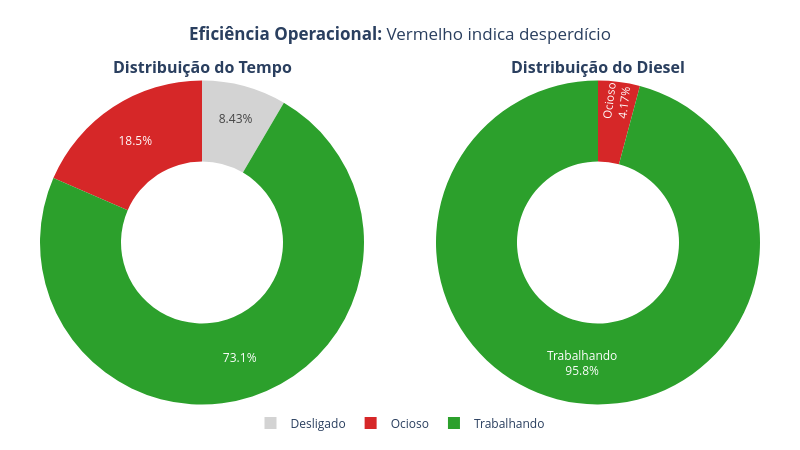

Write notebook code for a chart like this one.
### Code cell
# Cell 9: Visualização Corrigida (100% PT-BR e Layout Compacto)

import plotly.graph_objects as go
from plotly.subplots import make_subplots

# 0. PREPARAÇÃO E TRADUÇÃO
# Primeiro, traduzimos os estados dentro do DataFrame para garantir que a legenda fique em PT
# Mapeamento de Tradução
traducao_map = {
    'Idle': 'Ocioso',
    'Working': 'Trabalhando',
    'Off': 'Desligado'
}

# Criamos uma cópia para não alterar o original drasticamente
df_viz = df.copy()
df_viz['estado_pt'] = df_viz['state'].map(traducao_map).fillna(df_viz['state'])

# Agrupamos pelo nome em PORTUGUÊS
state_summary = df_viz.groupby('estado_pt').agg({
    'delta_t': 'sum', 
    'liters_consumed': 'sum'
}).reset_index()

# --- MAPA DE CORES FIXO (Chaves em Português) ---
COLOR_MAP = {
    'Ocioso': '#d62728',      # Vermelho
    'Trabalhando': '#2ca02c', # Verde
    'Desligado': '#d3d3d3'    # Cinza Claro
}

# Configuração dos Subplots (Aproximando os gráficos)
fig = make_subplots(
    rows=1, cols=2, 
    specs=[[{'type':'domain'}, {'type':'domain'}]],
    subplot_titles=("<b>Distribuição do Tempo</b>", "<b>Distribuição do Diesel</b>")
)

# --- Gráfico 1: Tempo (Inclui Desligado) ---
time_labels = state_summary['estado_pt']
time_values = state_summary['delta_t']
# Garante a cor correta para cada fatia
time_colors = [COLOR_MAP[x] for x in time_labels] 

fig.add_trace(go.Pie(
    labels=time_labels, 
    values=time_values,
    name="Tempo",
    marker_colors=time_colors,
    hole=.5,
    sort=False,
    showlegend=True           # Mostra legenda apenas neste (para não duplicar)
), 1, 1)

# --- Gráfico 2: Combustível (Apenas Trabalhando vs Ocioso) ---
# Filtramos 'Desligado' pois consumo é zero ou desprezível
fuel_summary = state_summary[state_summary['estado_pt'] != 'Desligado']
fuel_labels = fuel_summary['estado_pt']
fuel_values = fuel_summary['liters_consumed']
fuel_colors = [COLOR_MAP[x] for x in fuel_labels]

fig.add_trace(go.Pie(
    labels=fuel_labels, 
    values=fuel_values,
    name="Diesel",
    marker_colors=fuel_colors,
    hole=.5,
    sort=False,
    showlegend=False # Oculta legenda duplicada (usa a do primeiro gráfico)
), 1, 2)

# --- LAYOUT COMPACTO (A MÁGICA ACONTECE AQUI) ---
fig.update_layout(
    title_text="<b>Eficiência Operacional:</b> Vermelho indica desperdício",
    title_x=0.5, # Centraliza o título principal
    
    # Dimensões fixas para forçar a proximidade (proporção 2:1 compacta)
    width=800,  
    height=450,
    
    # Margens apertadas para remover espaço branco inútil
    margin=dict(t=80, b=30, l=40, r=40),
    
    # Legenda horizontal centralizada embaixo (evita esticar o gráfico para os lados)
    legend=dict(
        orientation="h",
        yanchor="bottom",
        y=-0.1,
        xanchor="center",
        x=0.5
    ),
    template='plotly_white' # Fundo branco limpo
)

fig.show()

### Figure 1 — Plotly figure (JSON) as saved in the notebook; plotly's stock layout.template omitted (floating-point values rounded to 4 significant figures)
{"data": [{"domain": {"x": [0, 0.45], "y": [0, 1]}, "hole": 0.5, "labels": ["Desligado", "Ocioso", "Trabalhando"], "marker": {"colors": ["#d3d3d3", "#d62728", "#2ca02c"]}, "name": "Tempo", "showlegend": true, "sort": false, "type": "pie", "values": [267600.0, 586700.0, 2319000.0]}, {"domain": {"x": [0.55, 1], "y": [0, 1]}, "hole": 0.5, "labels": ["Ocioso", "Trabalhando"], "marker": {"colors": ["#d62728", "#2ca02c"]}, "name": "Diesel", "showlegend": false, "sort": false, "textinfo": "percent+label", "textposition": "inside", "type": "pie", "values": [453.9, 10440.0]}], "layout": {"annotations": [{"font": {"size": 16}, "showarrow": false, "text": "<b>Distribuição do Tempo</b>", "x": 0.225, "xanchor": "center", "xref": "paper", "y": 1, "yanchor": "bottom", "yref": "paper"}, {"font": {"size": 16}, "showarrow": false, "text": "<b>Distribuição do Diesel</b>", "x": 0.775, "xanchor": "center", "xref": "paper", "y": 1, "yanchor": "bottom", "yref": "paper"}], "height": 450, "legend": {"orientation": "h", "x": 0.5, "xanchor": "center", "y": -0.1, "yanchor": "bottom"}, "margin": {"b": 30, "l": 40, "r": 40, "t": 80}, "title": {"text": "<b>Eficiência Operacional:</b> Vermelho indica desperdício", "x": 0.5}, "width": 800}}
